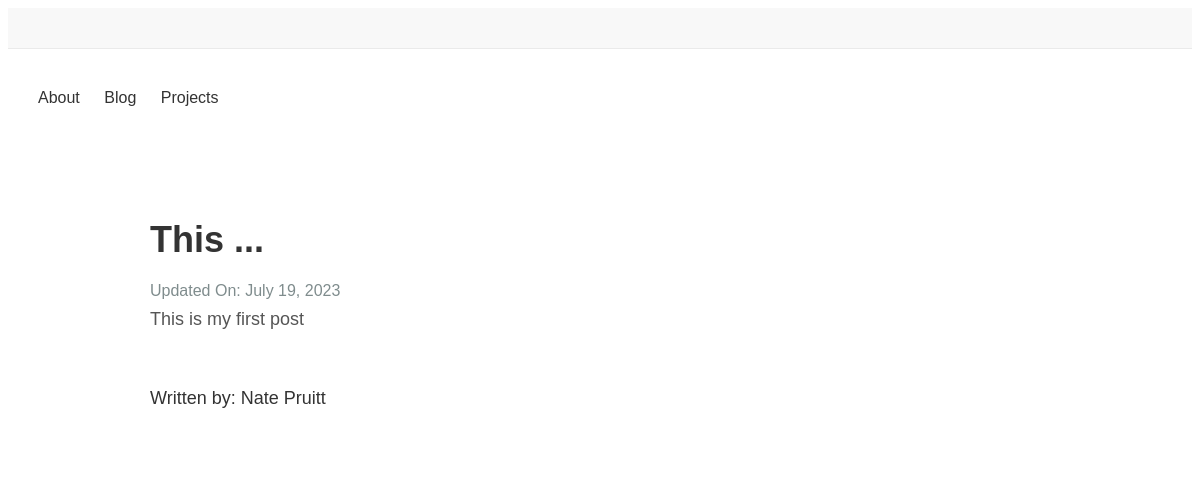
Page /blog/post/1 on the earlier database version.
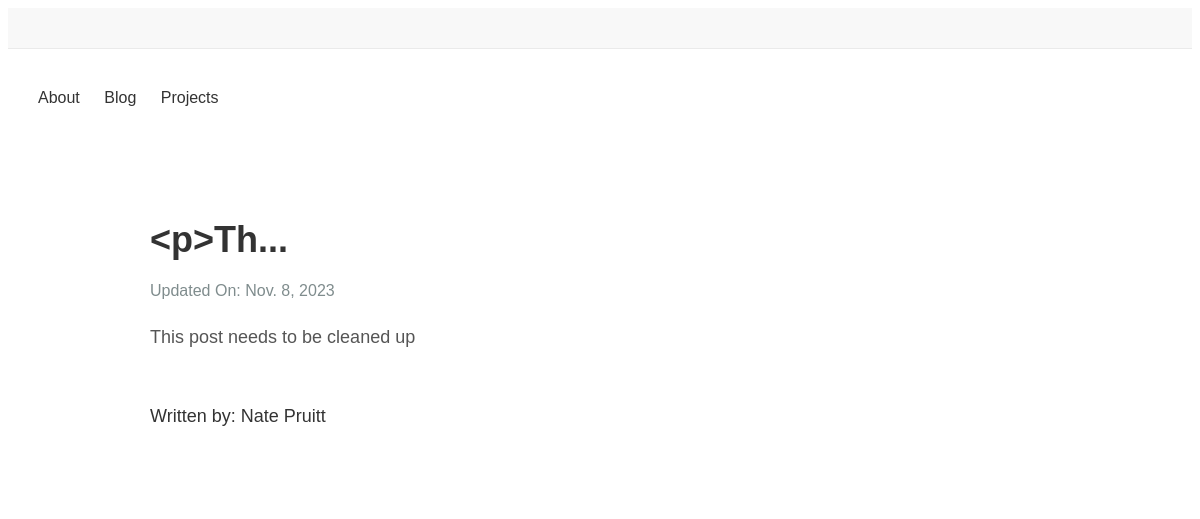
Same page on the later database version.
### blog/models.py (models this page shows)
class Post(models.Model):
    def __str__(self):
        return self.post_body[0:5] + "..."
    post_body = models.TextField()
    post_title = models.CharField(max_length=100, unique=True)
    post_preview = models.TextField(null=True)
    published_at = models.DateField(null=True, blank=True)
    updated_at = models.DateField(auto_now=True)
    author = models.ForeignKey(Author, on_delete=models.CASCADE)

class Author(models.Model):
    def __str__(self):
        return self.name
    name = models.CharField(max_length=20)

### blog/views.py (the view)
# urls.py: path("post/<int:id>", post_page, name="post-page"),
def post_page(request, id):
    post = Post.objects.get(id=id)
    is_authenticated = request.user.is_authenticated
    return render(
        request,
        "blog/post.html",
        {"post": post, "is_authenticated": is_authenticated, "post_id": id},
    )

### blog/templates/blog/post.html (shortened to what this page needs)
{% extends "base_templates/index.html" %}
{% load static %}
{% block stylesheet %}
<link rel="stylesheet" href="{% static 'blog/blog_post_style.css' %}">
{% endblock %}
{% block body %}
<div class="blog-post">
    <h1 class="post-title">{{post}}</h1>
    <span class="post-date">Updated On: {{post.updated_at}}</span>
    <div class="post-content">
        {{ post.post_body | safe}}
    </div>
    <div class="post-footer">
        <span class="post-author">Written by: {{post.author}}</span>
    </div>
</div>
{% endblock %}

Differences in the rows shown:
changed Post "Nate Pruitt": post_body "This ..." → "<p>Th..."; updated_at "July 19, 2023" → "Nov. 8, 2023"; post_body "This is my first post" → "This post needs to be cleaned up"
